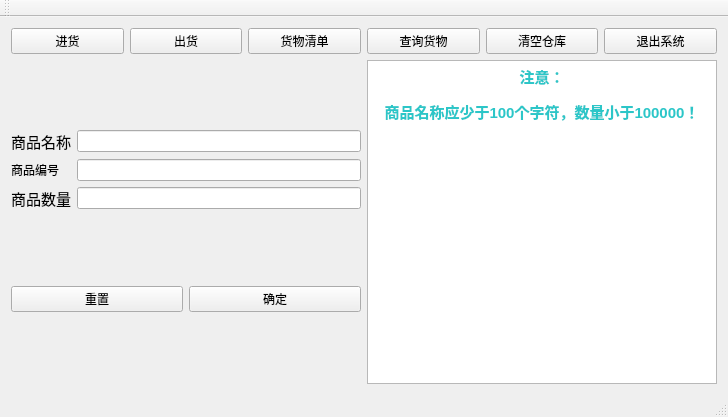
<?xml version="1.0" encoding="UTF-8"?>
<ui version="4.0">
 <class>MainWindow</class>
 <widget class="QMainWindow" name="MainWindow">
  <property name="geometry">
   <rect>
    <x>0</x>
    <y>0</y>
    <width>728</width>
    <height>417</height>
   </rect>
  </property>
  <property name="windowTitle">
   <string>MainWindow</string>
  </property>
  <widget class="QWidget" name="centralWidget">
   <layout class="QGridLayout" name="gridLayout">
    <item row="0" column="0">
     <layout class="QVBoxLayout" name="MainPage" stretch="1,10">
      <item>
       <layout class="QHBoxLayout" name="Menu">
        <item>
         <widget class="QPushButton" name="addGoods">
          <property name="text">
           <string>进货</string>
          </property>
         </widget>
        </item>
        <item>
         <widget class="QPushButton" name="delGoods">
          <property name="text">
           <string>出货</string>
          </property>
         </widget>
        </item>
        <item>
         <widget class="QPushButton" name="showGoods">
          <property name="text">
           <string>货物清单</string>
          </property>
         </widget>
        </item>
        <item>
         <widget class="QPushButton" name="search">
          <property name="text">
           <string>查询货物</string>
          </property>
         </widget>
        </item>
        <item>
         <widget class="QPushButton" name="empty">
          <property name="text">
           <string>清空仓库</string>
          </property>
         </widget>
        </item>
        <item>
         <widget class="QPushButton" name="exit">
          <property name="text">
           <string>退出系统</string>
          </property>
         </widget>
        </item>
       </layout>
      </item>
      <item>
       <layout class="QHBoxLayout" name="GoodsInfo">
        <item>
         <layout class="QVBoxLayout" name="GoodsInput" stretch="8,1">
          <item>
           <layout class="QGridLayout" name="GoodsItems" rowstretch="1,1,0" rowminimumheight="1,1,1">
            <item row="0" column="0">
             <widget class="QLabel" name="label">
              <property name="font">
               <font>
                <pointsize>11</pointsize>
               </font>
              </property>
              <property name="text">
               <string>商品名称</string>
              </property>
             </widget>
            </item>
            <item row="0" column="1">
             <widget class="QLineEdit" name="godnm"/>
            </item>
            <item row="1" column="0">
             <widget class="QLabel" name="label_3">
              <property name="text">
               <string>商品编号</string>
              </property>
             </widget>
            </item>
            <item row="1" column="1">
             <widget class="QLineEdit" name="id"/>
            </item>
            <item row="2" column="0">
             <widget class="QLabel" name="label_2">
              <property name="font">
               <font>
                <pointsize>11</pointsize>
               </font>
              </property>
              <property name="text">
               <string>商品数量</string>
              </property>
             </widget>
            </item>
            <item row="2" column="1">
             <widget class="QLineEdit" name="godnum"/>
            </item>
           </layout>
          </item>
          <item>
           <layout class="QHBoxLayout" name="InputCtrl" stretch="1,1">
            <item>
             <widget class="QPushButton" name="pushButton">
              <property name="text">
               <string>重置</string>
              </property>
             </widget>
            </item>
            <item>
             <widget class="QPushButton" name="ok">
              <property name="text">
               <string>确定</string>
              </property>
             </widget>
            </item>
           </layout>
          </item>
         </layout>
        </item>
        <item>
         <widget class="QTextBrowser" name="textBrowser">
          <property name="html">
           <string>&lt;!DOCTYPE HTML PUBLIC &quot;-//W3C//DTD HTML 4.0//EN&quot; &quot;http://www.w3.org/TR/REC-html40/strict.dtd&quot;&gt;
&lt;html&gt;&lt;head&gt;&lt;meta name=&quot;qrichtext&quot; content=&quot;1&quot; /&gt;&lt;style type=&quot;text/css&quot;&gt;
p, li { white-space: pre-wrap; }
&lt;/style&gt;&lt;/head&gt;&lt;body style=&quot; font-family:'.AppleSystemUIFont'; font-size:13pt; font-weight:400; font-style:normal;&quot;&gt;
&lt;p align=&quot;center&quot; style=&quot; margin-top:12px; margin-bottom:12px; margin-left:0px; margin-right:0px; -qt-block-indent:0; text-indent:0px;&quot;&gt;&lt;span style=&quot; font-family:'SimSun'; font-size:11pt; font-weight:600; color:#2cc6c8;&quot;&gt;注意：&lt;/span&gt;&lt;/p&gt;
&lt;p align=&quot;center&quot; style=&quot; margin-top:12px; margin-bottom:12px; margin-left:0px; margin-right:0px; -qt-block-indent:0; text-indent:0px;&quot;&gt;&lt;span style=&quot; font-family:'SimSun'; font-size:11pt; font-weight:600; color:#2cc6c8;&quot;&gt;商品名称应少于100个字符，数量小于100000！&lt;/span&gt;&lt;/p&gt;&lt;/body&gt;&lt;/html&gt;</string>
          </property>
         </widget>
        </item>
       </layout>
      </item>
     </layout>
    </item>
   </layout>
  </widget>
  <widget class="QMenuBar" name="menuBar">
   <property name="geometry">
    <rect>
     <x>0</x>
     <y>0</y>
     <width>728</width>
     <height>24</height>
    </rect>
   </property>
  </widget>
  <widget class="QToolBar" name="mainToolBar">
   <attribute name="toolBarArea">
    <enum>TopToolBarArea</enum>
   </attribute>
   <attribute name="toolBarBreak">
    <bool>false</bool>
   </attribute>
  </widget>
  <widget class="QStatusBar" name="statusBar"/>
 </widget>
 <layoutdefault spacing="6" margin="11"/>
 <resources/>
 <connections/>
</ui>
